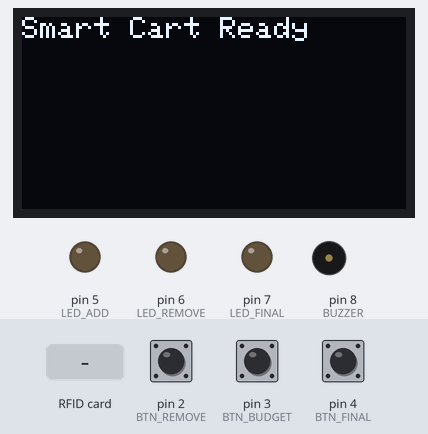
A sketch run on a simulated Arduino Uno, built with avr-gcc and run on an emulated ATmega328P. Parts: 128×64 one-colour display, output pins drawn as LEDs (lit = HIGH), buzzer (waves = sounding, pin HIGH). Dashed ring = blinking. The inputs (shaded band) are chosen by the test bench; at power-on: pin 2 (BTN_REMOVE) LOW, pin 4 (BTN_FINAL) LOW, pin 3 (BTN_BUDGET) LOW. Pins used as bus, display or sensor lines are not drawn; what the sketch prints to the serial monitor is not drawn.

Above: at 1.3 s.
1.4 s: pin 2 (BTN_REMOVE) pulled HIGH for 1 s
At 2.9 s:
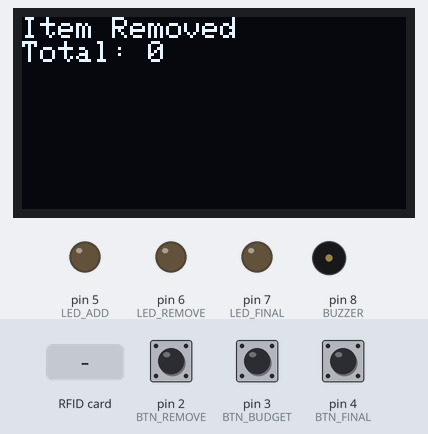
3.9 s: pin 4 (BTN_FINAL) pulled HIGH for 3.2 s
At 4.6 s:
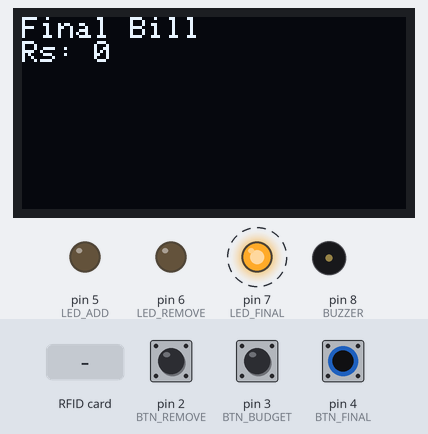
9.4 s: RFID card 5E 7A 19 C4 held to the reader
At 10.7 s:
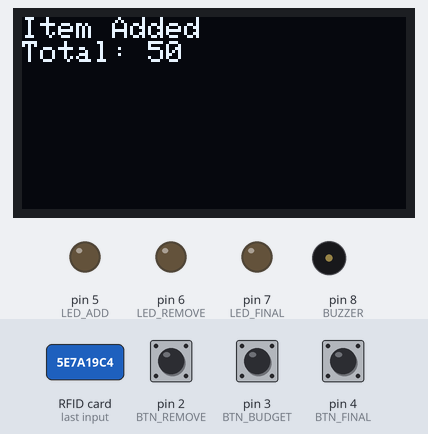
11.2 s: pin 3 (BTN_BUDGET) pulled HIGH for 0.15 s
At 12.0 s:
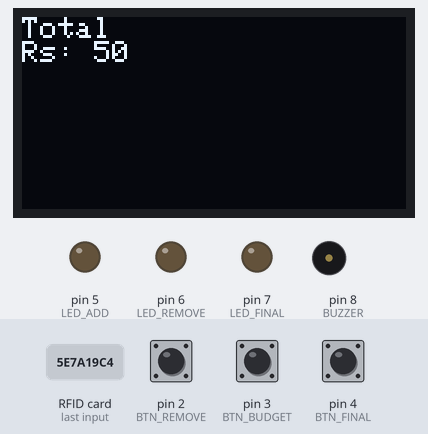
12.8 s: pin 2 (BTN_REMOVE) pulled HIGH for 0.15 s
At 12.96 s:
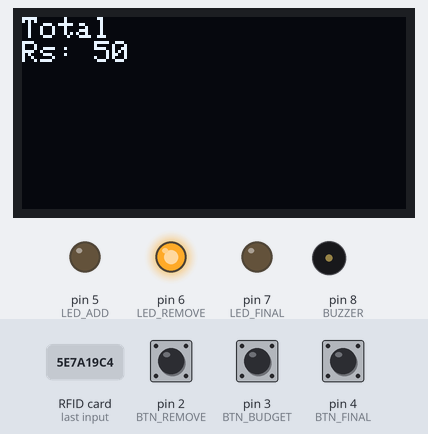
14.6 s: pin 3 (BTN_BUDGET) pulled HIGH for 1 s
At 15.4 s:
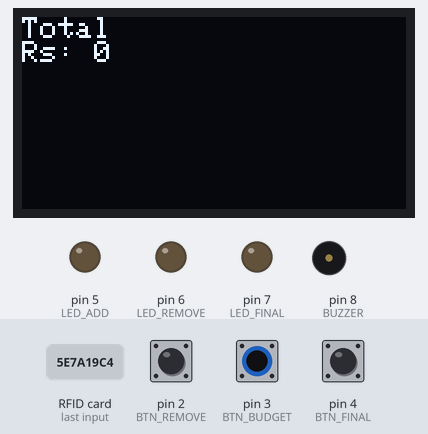
Timing chart, 0 to 17.6 s (numbered marks = the images above; inputs shaded):
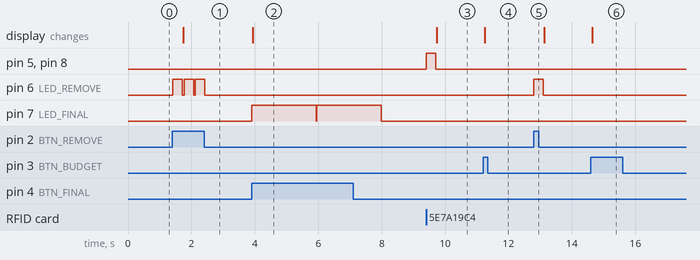

The sketch:

sketch_apr22a.ino
```cpp
#include <SPI.h>
#include <MFRC522.h>
#include <Wire.h>
#include <Adafruit_GFX.h>
#include <Adafruit_SSD1306.h>

#define SS_PIN 10
#define RST_PIN 9
MFRC522 rfid(SS_PIN, RST_PIN);

#define SCREEN_WIDTH 128
#define SCREEN_HEIGHT 64
Adafruit_SSD1306 display(SCREEN_WIDTH, SCREEN_HEIGHT, &Wire, -1);

#define BTN_REMOVE 2
#define BTN_BUDGET 3
#define BTN_FINAL 4

#define LED_ADD 5
#define LED_REMOVE 6
#define LED_FINAL 7

#define BUZZER 8

int totalAmount = 0;
int itemPrice = 50;

void setup() {
  Serial.begin(9600);
  Serial.println("System Start");

  SPI.begin();
  rfid.PCD_Init();

  pinMode(BTN_REMOVE, INPUT);
  pinMode(BTN_BUDGET, INPUT);
  pinMode(BTN_FINAL, INPUT);

  pinMode(LED_ADD, OUTPUT);
  pinMode(LED_REMOVE, OUTPUT);
  pinMode(LED_FINAL, OUTPUT);
  pinMode(BUZZER, OUTPUT);

  display.begin(SSD1306_SWITCHCAPVCC, 0x3C);
  display.clearDisplay();
  display.setTextSize(1);
  display.setTextColor(WHITE);

  display.setCursor(0,0);
  display.println("Smart Cart Ready");
  display.display();
}

void loop() {

  if (rfid.PICC_IsNewCardPresent() && rfid.PICC_ReadCardSerial()) {
    Serial.println("Card Detected");

    totalAmount += itemPrice;

    digitalWrite(LED_ADD, HIGH);
    digitalWrite(BUZZER, HIGH);
    delay(300);
    digitalWrite(LED_ADD, LOW);
    digitalWrite(BUZZER, LOW);

    Serial.print("Total = ");
    Serial.println(totalAmount);

    display.clearDisplay();
    display.setCursor(0,0);
    display.println("Item Added");
    display.print("Total: ");
    display.println(totalAmount);
    display.display();

    rfid.PICC_HaltA();
  }

  if (digitalRead(BTN_REMOVE) == HIGH) {
    Serial.println("Remove Pressed");

    totalAmount -= itemPrice;
    if (totalAmount < 0) totalAmount = 0;

    digitalWrite(LED_REMOVE, HIGH);
    delay(300);
    digitalWrite(LED_REMOVE, LOW);

    display.clearDisplay();
    display.setCursor(0,0);
    display.println("Item Removed");
    display.print("Total: ");
    display.println(totalAmount);
    display.display();
  }

  if (digitalRead(BTN_BUDGET) == HIGH) {
    Serial.println("Budget Pressed");

    display.clearDisplay();
    display.setCursor(0,0);
    display.println("Total");
    display.print("Rs: ");
    display.println(totalAmount);
    display.display();

    delay(300);
  }

  if (digitalRead(BTN_FINAL) == HIGH) {
    Serial.println("Final Bill");

    digitalWrite(LED_FINAL, HIGH);

    display.clearDisplay();
    display.setCursor(0,0);
    display.println("Final Bill");
    display.print("Rs: ");
    display.println(totalAmount);
    display.display();

    delay(2000);
    digitalWrite(LED_FINAL, LOW);
  }
}
```

Measured:
- after the input at 1.4 s, pin 6 (LED_REMOVE): alternates HIGH for 0.30 s and LOW for 0.05 s, 6 changes in all, then stays LOW, starting at once; the display: changes after 0.34 s (image 1)
- after the input at 3.9 s, pin 7 (LED_FINAL): alternates HIGH for 2.0 s and LOW for 0.03 s, starting at once; the display: changes at once (image 2)
- after the input at 9.4 s, pin 5 (LED_ADD), pin 8 (BUZZER): LOW → HIGH at once, → LOW 0.30 s later; the display: changes after 0.34 s (image 3)
- after the input at 11.2 s, the display: changes after 0.05 s (image 4)
- after the input at 12.8 s, pin 6 (LED_REMOVE): LOW → HIGH at once, → LOW 0.30 s later
- after the input at 14.6 s, the display: changes at once (image 6)
